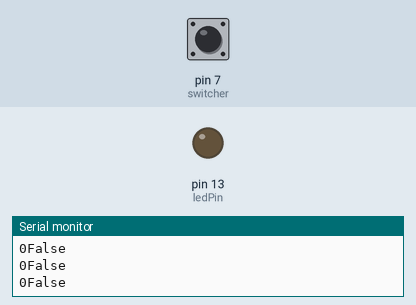
This sketch was run on a simulated Arduino Uno, built with avr-gcc and run on an emulated ATmega328P. On the bench: output pins drawn as LEDs (lit = HIGH), the last lines printed to the serial monitor. The test bench sets the inputs (shaded band); at power-on: pin 7 (switcher) LOW.

Above: at 1.2 s.
1.3 s: pin 7 (switcher) pulled HIGH for 0.15 s
At 1.38 s:
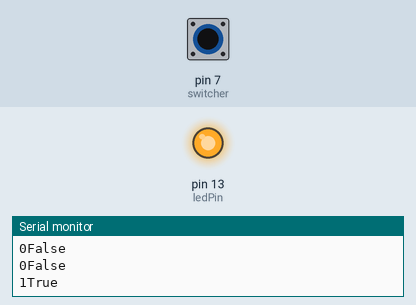
2.9 s: pin 7 (switcher) pulled HIGH for 1 s
At 4.2 s:
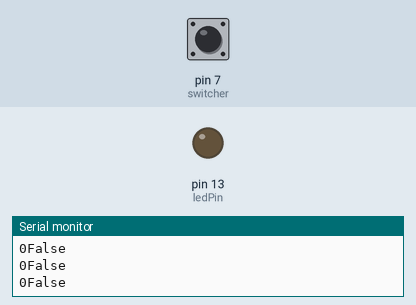
6.9 s: pin 7 (switcher) pulled HIGH for 3.2 s
At 7.5 s:
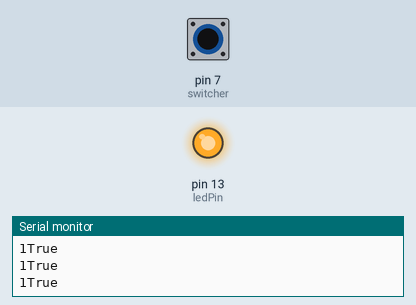
Timing chart, 0 to 11.6 s (numbered marks = the images above; inputs shaded):
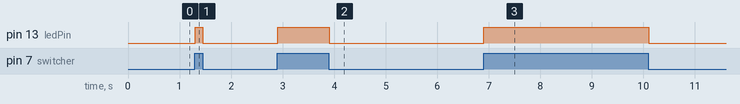

The sketch:

Vibration_Switch_Module.ino
```cpp
/*

Vibration Switch Module

Wiring

Module     Arduino
- ----------> GND
Middle -----> 5V
S ----------> Digital Pin 7

*/
int ledPin = 13;                // Connect LED to pin 13
int switcher = 7;                 // Connect Tilt sensor to Pin7
int x;

void setup() {
  pinMode(ledPin, OUTPUT);      // Set digital pin 13 to output mode
  pinMode(switcher, INPUT);       // Set digital pin 3 to input mode
  Serial.begin(9600);
}

void loop() {
  x = digitalRead(switcher);
  Serial.print(x);
  if(digitalRead(switcher)==HIGH) { //Read sensor value
    digitalWrite(ledPin, HIGH);   // Turn on LED when the sensor is tilted
    Serial.println("True");
    //delay(1000);
  }
  else {
    digitalWrite(ledPin, LOW);    // Turn off LED when the sensor is not triggered
    Serial.println("False");
  }
}
```

Measured:
- after the input at 1.3 s, pin 13 (ledPin): LOW → HIGH at once, → LOW 0.15 s later
- after the input at 2.9 s, pin 13 (ledPin): LOW → HIGH at once, → LOW 1.0 s later
- after the input at 6.9 s, pin 13 (ledPin): LOW → HIGH at once, → LOW 3.2 s later
